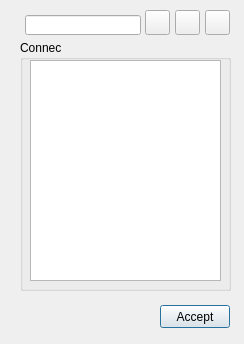
<?xml version="1.0" encoding="UTF-8"?>
<ui version="4.0">
 <class>mincut_add_connec</class>
 <widget class="QDialog" name="mincut_add_connec">
  <property name="geometry">
   <rect>
    <x>0</x>
    <y>0</y>
    <width>244</width>
    <height>344</height>
   </rect>
  </property>
  <property name="windowTitle">
   <string>Mincut - add connec</string>
  </property>
  <widget class="QGroupBox" name="groupBox_2">
   <property name="geometry">
    <rect>
     <x>20</x>
     <y>40</y>
     <width>211</width>
     <height>251</height>
    </rect>
   </property>
   <property name="title">
    <string>Connec</string>
   </property>
   <widget class="QTableView" name="tbl_mincut_connec">
    <property name="geometry">
     <rect>
      <x>10</x>
      <y>20</y>
      <width>191</width>
      <height>221</height>
     </rect>
    </property>
    <property name="selectionBehavior">
     <enum>QAbstractItemView::SelectRows</enum>
    </property>
   </widget>
  </widget>
  <widget class="QPushButton" name="btn_accept">
   <property name="geometry">
    <rect>
     <x>160</x>
     <y>305</y>
     <width>70</width>
     <height>23</height>
    </rect>
   </property>
   <property name="text">
    <string>Accept</string>
   </property>
  </widget>
  <widget class="QLineEdit" name="connec_id">
   <property name="geometry">
    <rect>
     <x>25</x>
     <y>15</y>
     <width>116</width>
     <height>20</height>
    </rect>
   </property>
  </widget>
  <widget class="QPushButton" name="btn_insert">
   <property name="geometry">
    <rect>
     <x>145</x>
     <y>10</y>
     <width>25</width>
     <height>25</height>
    </rect>
   </property>
   <property name="text">
    <string/>
   </property>
   <property name="icon">
    <iconset>
     <normaloff>../icons/111.png</normaloff>../icons/111.png</iconset>
   </property>
  </widget>
  <widget class="QPushButton" name="btn_delete">
   <property name="geometry">
    <rect>
     <x>175</x>
     <y>10</y>
     <width>25</width>
     <height>25</height>
    </rect>
   </property>
   <property name="text">
    <string/>
   </property>
   <property name="icon">
    <iconset>
     <normaloff>../icons/112.png</normaloff>../icons/112.png</iconset>
   </property>
  </widget>
  <widget class="QPushButton" name="btn_snapping">
   <property name="geometry">
    <rect>
     <x>205</x>
     <y>10</y>
     <width>25</width>
     <height>25</height>
    </rect>
   </property>
   <property name="text">
    <string/>
   </property>
   <property name="icon">
    <iconset>
     <normaloff>../icons/129.png</normaloff>../icons/129.png</iconset>
   </property>
  </widget>
 </widget>
 <resources/>
 <connections/>
</ui>
